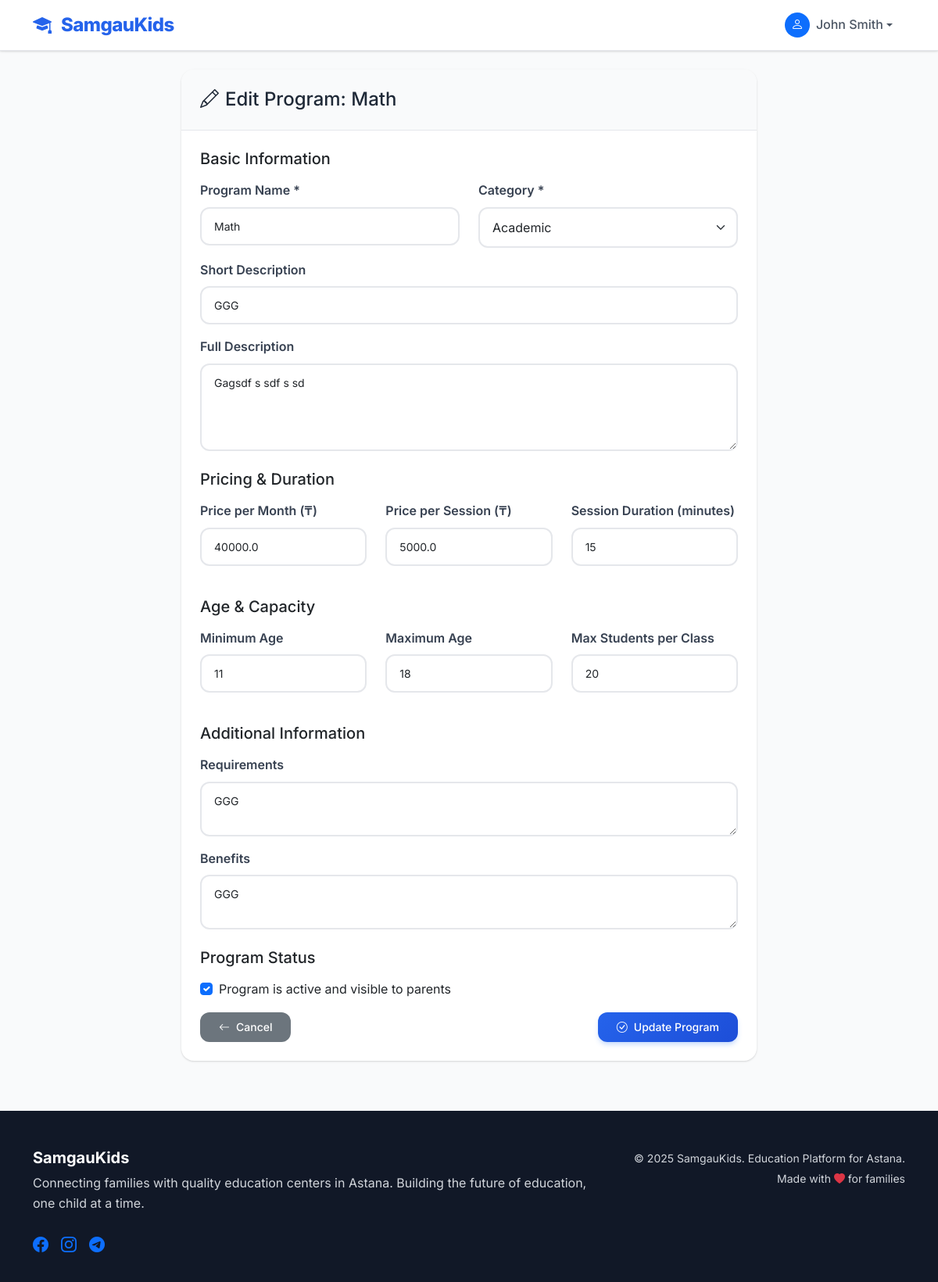
/center/programs/1/edit (signed in), run on the app's committed database.
### models.py (models this page shows, shortened)
class Program(db.Model):
    id = db.Column(db.Integer, primary_key=True)
    center_id = db.Column(db.Integer, db.ForeignKey('center.id'), nullable=False)
    category_id = db.Column(db.Integer, db.ForeignKey('category.id'), nullable=False)
    name = db.Column(db.String(150), nullable=False)
    description = db.Column(db.Text)
    short_description = db.Column(db.String(255))
    price_per_month = db.Column(db.Float)
    price_per_session = db.Column(db.Float)
    duration_minutes = db.Column(db.Integer)  # Duration of each session
    min_age = db.Column(db.Integer)
    max_age = db.Column(db.Integer)
    max_students = db.Column(db.Integer, default=20)
    is_active = db.Column(db.Boolean, default=True)
    is_featured = db.Column(db.Boolean, default=False)
    requirements = db.Column(db.Text)  # What students need to bring/know
    benefits = db.Column(db.Text)     # What students will learn/gain
    photo_url = db.Column(db.String(255))
    created_at = db.Column(db.DateTime, default=datetime.utcnow)
    updated_at = db.Column(db.DateTime, default=datetime.utcnow, onupdate=datetime.utcnow)
    center = db.relationship('Center', backref=db.backref('programs', lazy=True))
    category = db.relationship('Category', backref=db.backref('programs', lazy=True))

class Category(db.Model):
    id = db.Column(db.Integer, primary_key=True)
    name = db.Column(db.String(100), nullable=False)
    description = db.Column(db.Text)
    parent_id = db.Column(db.Integer, db.ForeignKey('category.id'))
    icon = db.Column(db.String(50))  # Bootstrap icon class
    color = db.Column(db.String(7), default='#6c757d')  # Hex color code
    is_active = db.Column(db.Boolean, default=True)
    created_at = db.Column(db.DateTime, default=datetime.utcnow)
    parent = db.relationship('Category', remote_side=[id], backref='subcategories')
    def get_full_path(self):
        path = [self.name]
        current = self.parent
        while current:
            path.insert(0, current.name)
            current = current.parent
        return ' → '.join(path)

### app.py (the view, shortened to what this page needs)
@app.route('/center/programs/<int:program_id>/edit', methods=['GET', 'POST'])
@login_required(role='center')
def edit_program(program_id):
    center = Center.query.filter_by(user_id=session['user_id']).first()
    program = Program.query.filter_by(id=program_id, center_id=center.id).first()
    if not program:
        flash('Program not found.', 'danger')
        return redirect(url_for('center_programs'))
    categories = Category.query.all()
    return render_template('center/edit_program.html', center=center, program=program, categories=categories)

### app.py (called while the page is built)
def login_required(role=None):
    def decorator(f):
        @wraps(f)
        def decorated_function(*args, **kwargs):
            if 'user_id' not in session:
                flash('Please log in to access this page.', 'warning')
                return redirect(url_for('login'))
            if role and session.get('user_role') != role:
                flash('Access denied. Insufficient permissions.', 'danger')
                return redirect(url_for('dashboard'))
            return f(*args, **kwargs)
        return decorated_function
    return decorator

### templates/center/edit_program.html (shortened to what this page needs)
{% extends "base.html" %}
{% block content %}
<div class="container">
    <div class="row justify-content-center">
        <div class="col-md-8">
            <div class="card mt-4">
                <div class="card-header">
                    <h4 class="mb-0">
                        <i class="bi bi-pencil me-2"></i>Edit Program: {{ program.name }}
                    </h4>
                </div>
                <div class="card-body">
                    <form method="POST">
                        <h5 class="mb-3">Basic Information</h5>
                        <div class="row">
                            <div class="col-md-6 mb-3">
                                <label for="name" class="form-label">Program Name *</label>
                                <input type="text" class="form-control" id="name" name="name"
                                       value="{{ program.name }}" required>
                            </div>
                            <div class="col-md-6 mb-3">
                                <label for="category_id" class="form-label">Category *</label>
                                <select class="form-select" id="category_id" name="category_id" required>
                                    {% for category in categories %}
                                        <option value="{{ category.id }}"
                                                {% if category.id == program.category_id %}selected{% endif %}>
                                            {{ category.get_full_path() }}
                                        </option>
                                    {% endfor %}
                                </select>
                            </div>
                        </div>
                        <div class="mb-3">
                            <label for="short_description" class="form-label">Short Description</label>
                            <input type="text" class="form-control" id="short_description" name="short_description"
                                   value="{{ program.short_description or '' }}"
                                   placeholder="Brief description for program cards" maxlength="255">
                        </div>
                        <div class="mb-3">
                            <label for="description" class="form-label">Full Description</label>
                            <textarea class="form-control" id="description" name="description" rows="4"
                                      placeholder="Detailed description of the program, what students will learn, etc.">{{ program.description or '' }}</textarea>
                        </div>
                        <h5 class="mb-3 mt-4">Pricing & Duration</h5>
                        <div class="row">
                            <div class="col-md-4 mb-3">
                                <label for="price_per_month" class="form-label">Price per Month (₸)</label>
                                <input type="number" class="form-control" id="price_per_month" name="price_per_month"
                                       value="{{ program.price_per_month or '' }}" min="0" step="100">
                            </div>
                            <div class="col-md-4 mb-3">
                                <label for="price_per_session" class="form-label">Price per Session (₸)</label>
                                <input type="number" class="form-control" id="price_per_session" name="price_per_session"
                                       value="{{ program.price_per_session or '' }}" min="0" step="100">
                            </div>
                            <div class="col-md-4 mb-3">
                                <label for="duration_minutes" class="form-label">Session Duration (minutes)</label>
                                <input type="number" class="form-control" id="duration_minutes" name="duration_minutes"
                                       value="{{ program.duration_minutes or '' }}" min="15" max="300" step="15">
                            </div>
                        </div>
                        <h5 class="mb-3 mt-4">Age & Capacity</h5>
                        <div class="row">
                            <div class="col-md-4 mb-3">
                                <label for="min_age" class="form-label">Minimum Age</label>
                                <input type="number" class="form-control" id="min_age" name="min_age"
                                       value="{{ program.min_age or '' }}" min="0" max="100">
                            </div>
                            <div class="col-md-4 mb-3">
                                <label for="max_age" class="form-label">Maximum Age</label>
                                <input type="number" class="form-control" id="max_age" name="max_age"
                                       value="{{ program.max_age or '' }}" min="0" max="100">
                            </div>
                            <div class="col-md-4 mb-3">
                                <label for="max_students" class="form-label">Max Students per Class</label>
                                <input type="number" class="form-control" id="max_students" name="max_students"
                                       value="{{ program.max_students or 20 }}" min="1" max="100">
                            </div>
                        </div>
                        <h5 class="mb-3 mt-4">Additional Information</h5>
                        <div class="mb-3">
                            <label for="requirements" class="form-label">Requirements</label>
                            <textarea class="form-control" id="requirements" name="requirements" rows="2"
                                      placeholder="What students need to bring or know beforehand">{{ program.requirements or '' }}</textarea>
                        </div>
                        <div class="mb-3">
                            <label for="benefits" class="form-label">Benefits</label>
                            <textarea class="form-control" id="benefits" name="benefits" rows="2"
                                      placeholder="What students will learn or gain from this program">{{ program.benefits or '' }}</textarea>
                        </div>
                        <h5 class="mb-3 mt-4">Program Status</h5>
                        <div class="form-check mb-3">
                            <input class="form-check-input" type="checkbox" id="is_active" name="is_active"
                                   {% if program.is_active %}checked{% endif %}>
                            <label class="form-check-label" for="is_active">
                                Program is active and visible to parents
                            </label>
                        </div>
                        <div class="d-flex justify-content-between">
                            <a href="{{ url_for('center_programs') }}" class="btn btn-secondary">
                                <i class="bi bi-arrow-left me-2"></i>Cancel
                            </a>
                            <button type="submit" class="btn btn-primary">
                                <i class="bi bi-check-circle me-2"></i>Update Program
                            </button>
                        </div>
                    </form>
                </div>
            </div>
        </div>
    </div>
</div>
{% endblock %}

### templates/base.html (style rules this page uses)
:root { --primary-50: #eff6ff; --primary-100: #dbeafe; --primary-200: #bfdbfe; --primary-300: #93c5fd; --primary-400: #60a5fa; --primary-500: #3b82f6; --primary-600: #2563eb; --primary-700: #1d4ed8; --primary-800: #1e40af; --primary-900: #1e3a8a; --secondary-500: #06b6d4; --success-500: #10b981; --warning-500: #f59e0b; --danger-500: #ef4444; --gray-50: #f9fafb; --gray-100: #f3f4f6; --gray-200: #e5e7eb; --gray-300: #d1d5db; --gray-400: #9ca3af; --gray-500: #6b7280; --gray-600: #4b5563; --gray-700: #374151; --gray-800: #1f2937; --gray-900: #111827; --primary-color: var(--primary-600); --secondary-color: var(--secondary-500); --success-color: var(--success-500); --danger-color: var(--danger-500); --warning-color: var(--warning-500); --info-color: var(--primary-500); --light-color: var(--gray-50); --dark-color: var(--gray-900); }
* { box-sizing: border-box; }
body { font-family: 'Inter', -apple-system, BlinkMacSystemFont, 'Segoe UI', Roboto, sans-serif; background-color: var(--gray-50); color: var(--gray-800); line-height: 1.6; font-size: 16px; font-weight: 400; }
.btn { font-weight: 500; border-radius: 0.75rem; padding: 0.75rem 1.5rem; border: none; transition: all 0.2s ease; text-decoration: none; display: inline-flex; align-items: center; justify-content: center; font-size: 0.875rem; line-height: 1; }
.btn-primary { background: linear-gradient(135deg, var(--primary-600) 0%, var(--primary-700) 100%); color: white; box-shadow: 0 4px 6px -1px rgba(59, 130, 246, 0.3); }
.card { border: none; border-radius: 1rem; box-shadow: 0 1px 3px 0 rgba(0, 0, 0, 0.1), 0 1px 2px 0 rgba(0, 0, 0, 0.06); transition: all 0.3s ease; background: white; overflow: hidden; }
.card-header { background: var(--gray-50); border-bottom: 1px solid var(--gray-200); padding: 1.5rem; font-weight: 600; color: var(--gray-800); }
.card-body { padding: 1.5rem; }
.form-control { border: 2px solid var(--gray-200); border-radius: 0.75rem; padding: 0.75rem 1rem; font-size: 0.875rem; transition: all 0.2s ease; background: white; }
.form-label { font-weight: 600; color: var(--gray-700); margin-bottom: 0.5rem; }
.form-select { border: 2px solid var(--gray-200); border-radius: 0.75rem; padding: 0.75rem 1rem; transition: all 0.2s ease; }

### data on the page
Program: name "Math", category_id "Academic", short_description "GGG", description "Gagsdf s sdf s sd", price_per_month "40000.0", price_per_session "5000.0", duration_minutes "15", min_age "11", max_age "18", max_students "20", requirements "GGG", benefits "GGG", is_active "☑"

### other printed values
{{ session.user_name }} "John Smith"
